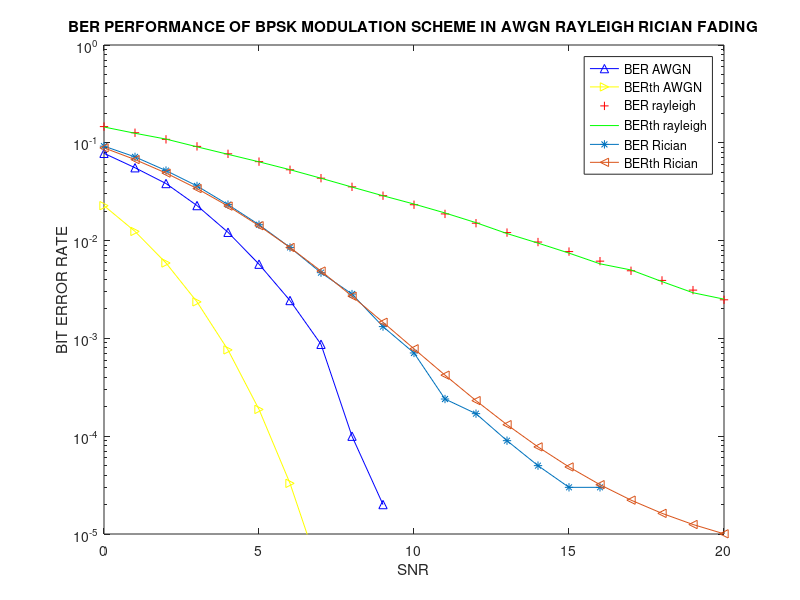

Write the MATLAB code that produced this figure.
%ref:https://in.mathworks.com/matlabcentral/fileexchange/90366-ber-performance-of-awgn-rayleigh-and-rician-fading-channels?#functions_tab
clc
clear all;
close all;
n=100000;%no_of_samples
i=randi([0,1],1,n);%generates random integers 0's and 1's
i1=2*i-1;%bpsk modulation  i.e, mapping 1's as 1 and 0's as -1
%scatterplot(i1);
%scatterplot of bpsk modulation scheme
%rayleigh fading channel
a=randn(1,n);%generates samples of size 1xn which are gaussian distributed
b=randn(1,n);%generates samples of size 1xn which are gaussian distributed
rc=1/sqrt(2)*(sqrt(a.^2+b.^2));%rayleigh channel
for l=0:1:20
snr=10^((l/10));    % SNR values in absolute scale
sdev=sqrt(0.5/snr); % standard deviation of noise calculated from SNR
N=random('norm',0,sdev,[1,n]);% generation of noise sequence
yrc=rc.*i1+N;       %signal received through rayleigh and awgn channel
yawgn=i1+N;         %signal received through awgn channel
Yb=(yawgn>=0);% baseband signal detection from awgn channel
YR=(yrc>=0); %baseband detection from Rayleigh,AWGN channel
ErrorR=sum((xor(YR,i)));% no of errors in detected signal
ErrorA=sum((xor(Yb,i)));
ber_A(l+1)=ErrorA/n;% simulated BER for awgn channel
ber_R(l+1)=ErrorR/n;%simulated BER for AWGN,rayleigh channel
berthR(l+1)=0.5*(1-sqrt(snr/(snr+1)));%theoretical bit error rate of
% rayleigh,awgn channel
p=((1-2*ber_R(l+1))^2)/(4*(ber_R(l+1)-(ber_R(l+1)^2)));
outage(l+1)=1-exp(-3.16/p);%simulated ber computed from rayleigh channel
outageT(l+1)=1-exp(-3.16/snr);%theoretical ber computed from rayleigh
%channel
berthA(l+1)=0.5*erfc(sqrt(2*snr));%theoretical ber computed for awgn channel
end
% scatterplot(yawgn)
% scatterplot(yrc)
figure
%comparison plot generation of theoretical and calculated SNR
q=0:1:20 ;
semilogy(q,ber_A(q+1),'-^b');
hold on
semilogy(q,berthA(q+1),'->y');
hold on
semilogy(q,berthR(q+1),'+r');
hold on
semilogy(q,ber_R(q+1),'g-');
axis([0 20 10^-5 1]);
%title('BER PERFORMANCE OF BPSK MODULATION SCHEME IN AWGN,RAYLEIGH CHANNEL')
xlabel('SNR')
ylabel('BIT ERROR RATE')
%figure
% plot(q,outage(q+1),'-');
% hold on
% plot(q,outageT(q+1),'+g');
%title('OUTAGE PERFORMANCE OF BPSK MODULATION IN AWGN,RAYLEIGH CHANNEL')
xlabel('SNR')
ylabel('OUTAGE PROBABILITY')

%RICIAN FADING
k1=10; %Rician factor
mean=sqrt(k1/(k1+1));% mean
sigma=sqrt(1/(2*(k1+1)));%variance
Nr2=randn(1,length(i1))*sigma+mean;
Ni2=randn(1,length(i1))*sigma;
%To generate the Rician Random Variable
No3=sqrt(Nr2.^2+Ni2.^2); %Rician fading coefficient
for k=0:1:20
    snrl=10^(k/10);%convert the SNR in dB value
    Np=1/snrl;%To generate the noise power
    sd=sqrt(Np/2);% standard deviation of guassian noise
    No=random('Normal',0,sd,1,length(i1)); %Generates Gaussian noise
    t1=i1.*No3+No; % s means transmitted signal...please take the value as u have taken
    z1=t1./No3;
 op1=(z1>0); % threshold detection
    Berr(k+1)=sum(xor(op1,i))/n; % observed BER
    BerTr(k+1)=.5*erfc(sqrt(k1*snrl/(k1+snrl)));% theoretical BER
    end;
    %figure;
    k=0:1:20;
    semilogy(k,Berr(k+1),'-*');
    hold on;
    semilogy(k,BerTr(k+1),'-<');
    % axis([0 10 10^-5 1]);
% %     plot(k,Berr(k),'-');
%     hold on;
%     plot(k,BerTr(k),'+g');
title('BER PERFORMANCE OF BPSK MODULATION SCHEME IN AWGN RAYLEIGH RICIAN FADING')
xlabel('SNR')
ylabel('BIT ERROR RATE')
hleg=legend('BER AWGN','BERth AWGN','BER rayleigh','BERth rayleigh','BER Rician','BERth Rician')
    
    